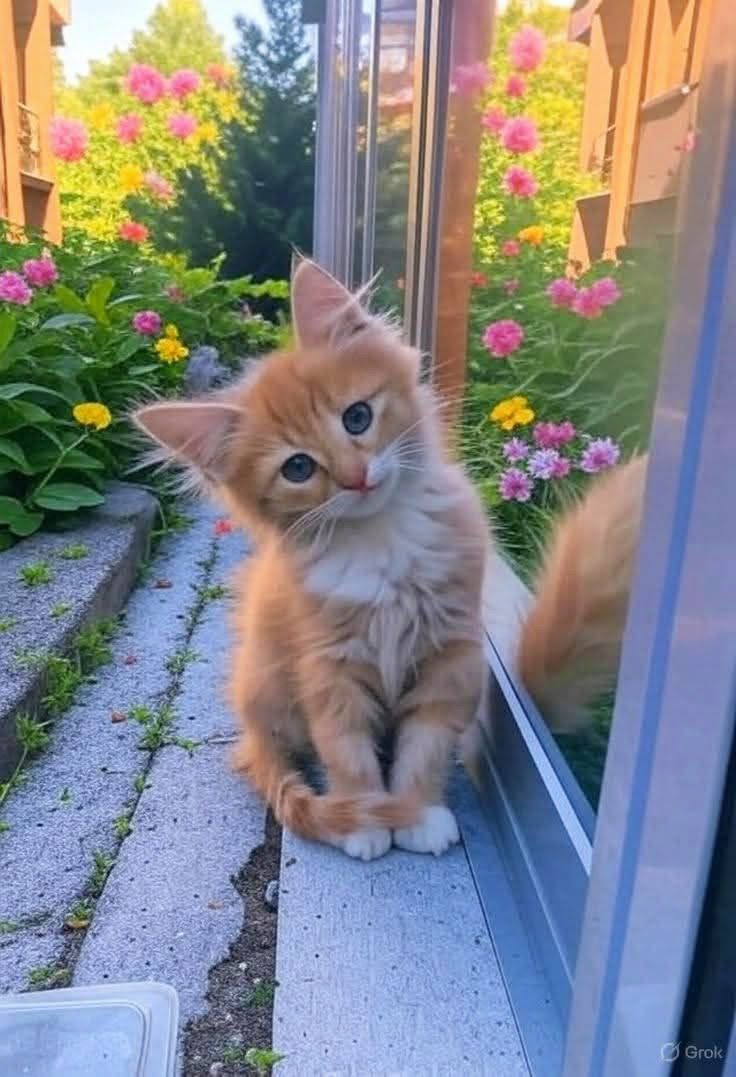
#> input picture Histogram Analysis/kucing.jpg, 736 x 1077 px, found by its file name
$ jupyter execute --allow-errors HistogramAnalysis.ipynb
#> lines starting #> are read from the running program, lines starting #| are printed output that depends on the picture; after the words box and inside, x2 and y2 are one past the last pixel; in counts of white or black regions, pixels touching at a corner belong together
[cell 1]
from google.colab import drive
import cv2
import numpy as np
from matplotlib import pyplot as plt

[cell 2]
from google.colab import drive
drive.mount('/content/drive')

path = '/content/drive/My Drive/pcdpunya/kucing.jpg'

[cell 3]
i = cv2.imread(path)
#> i is the input picture: shape (1077, 736, 3); mean B, G, R 135, 131.9, 130.8
i = cv2.cvtColor(i, cv2.COLOR_BGR2RGB)

[cell 4]
plt.imshow(i)
plt.axis('off')
plt.show()

[cell 5]
gs = cv2.cvtColor(i, cv2.COLOR_RGB2GRAY)
plt.imshow(gs, cmap='gray')
plt.axis('off')
plt.show()

[cell 6]
_, bn = cv2.threshold(gs, 127, 255, cv2.THRESH_BINARY)
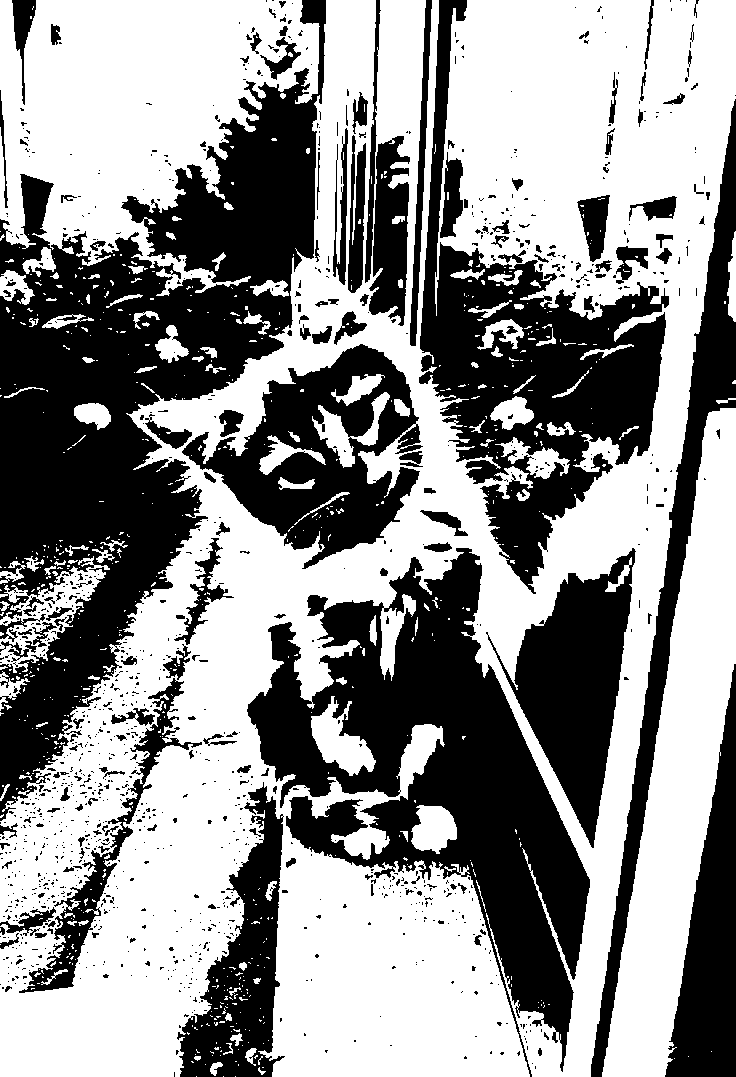
#> bn: shape (1077, 736); 56.7% white; 1178 black regions (1013 under 20 px), largest, box (x1, y1, x2, y2) and area: (0, 0, 326, 821) 100674, (247, 548, 590, 1077) 67808, (419, 0, 669, 594) 45357
plt.imshow(bn, cmap='gray')
plt.axis('off')
plt.show()

[cell 7]
r = cv2.calcHist([i], [0], None, [256], [0, 256])
#> r = 256 values, max 8680 at index 127, min 451 at index 1, mean 3096.4
g = cv2.calcHist([i], [1], None, [256], [0, 256])
#> g = 256 values, max 10085 at index 125, min 0 at index 1, mean 3096.4
b = cv2.calcHist([i], [2], None, [256], [0, 256])
#> b = 256 values, max 5022 at index 195, min 176 at index 1, mean 3096.4

plt.plot(r, color='red')
plt.plot(g, color='green')
plt.plot(b, color='blue')
plt.xlim([0, 256])
plt.title('Histogram RGB')
#> figure, not shown here; curve peaks at x = 127, y = 8680; curve peaks at x = 125, y = 10085; curve peaks at x = 195, y = 5022

[cell 8]
plt.hist(gs.ravel(), 256, [0, 256], color='gray')
plt.title('Histogram Grayscale')
#> figure, not shown here; tallest bar 9839 high, from x = 132 to 133

#> (a cell that did not finish here is left out)

[cell 10]
red = i[:, :, 0]
green = i[:, :, 1]
blue = i[:, :, 2]
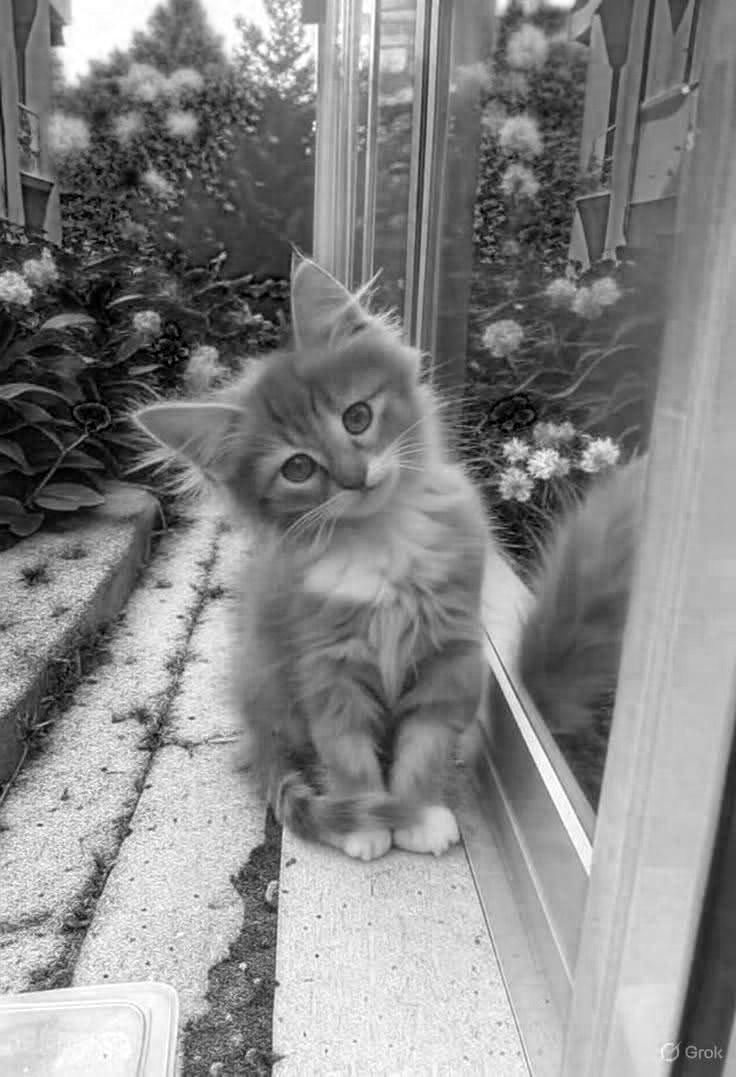
#> blue: shape (1077, 736); min 0, max 255, mean 135

merah = np.zeros_like(i)
hijau = np.zeros_like(i)
biru = np.zeros_like(i)

merah[:, :, 0] = red
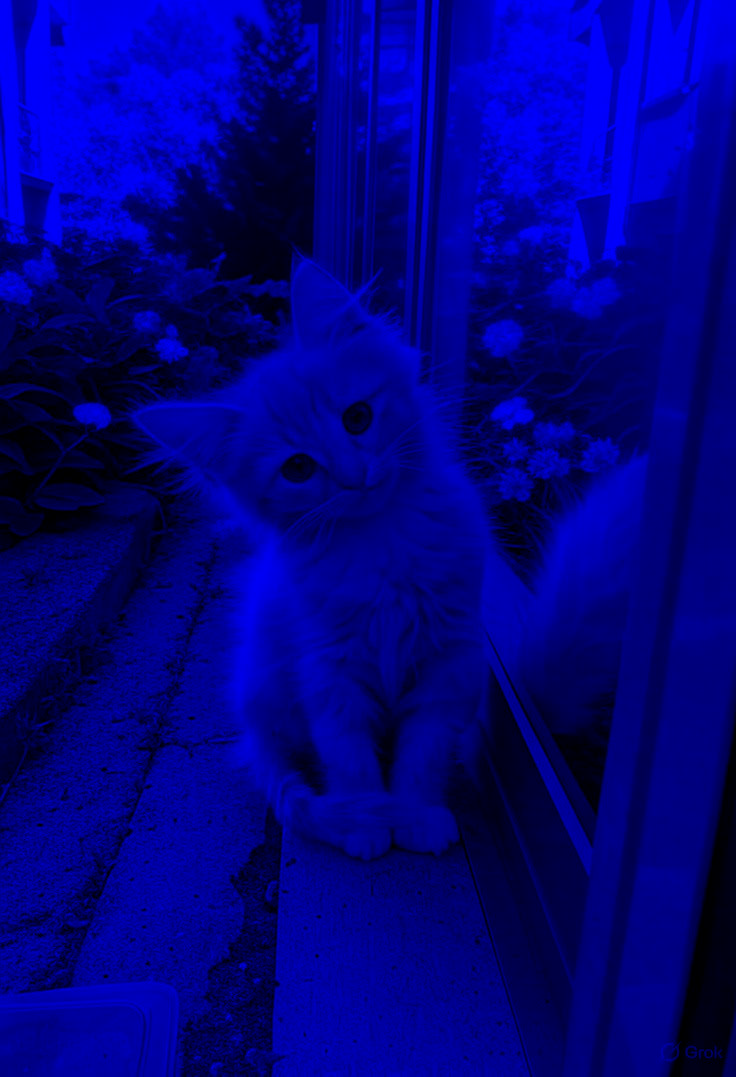
#> merah: shape (1077, 736, 3); mean of channels 0, 1, 2 130.8, 0, 0; drawn as B, G, R
hijau[:, :, 1] = green
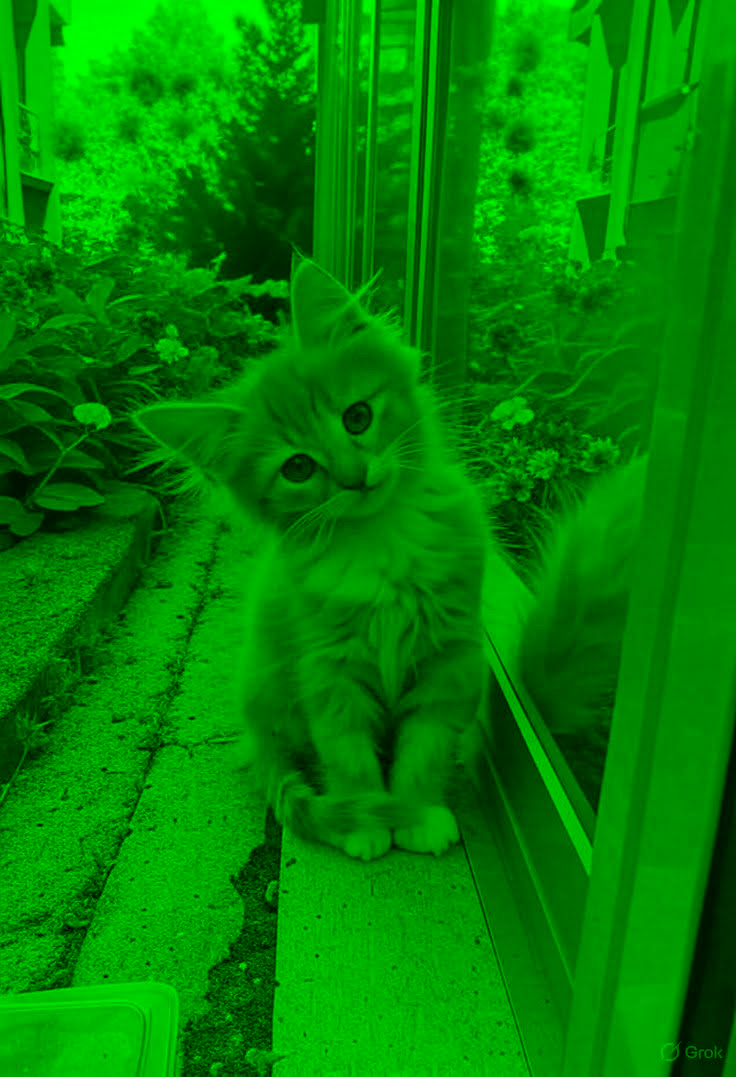
#> hijau: shape (1077, 736, 3); mean of channels 0, 1, 2 0, 131.9, 0; drawn as B, G, R
biru[:, :, 2] = blue
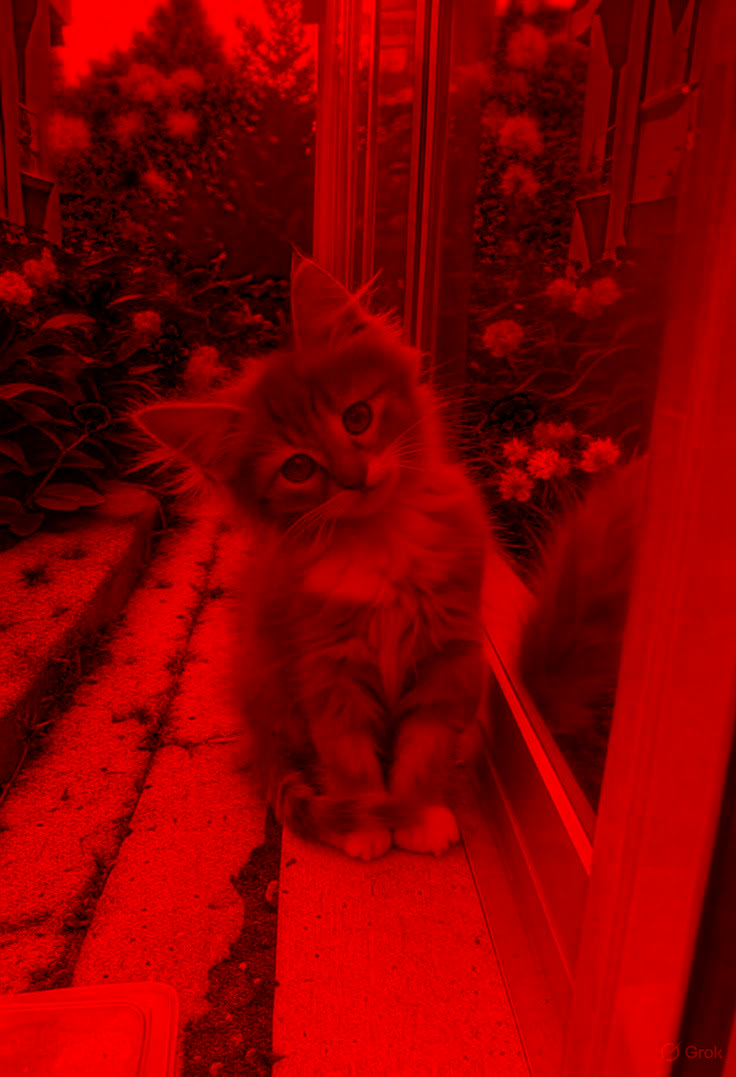
#> biru: shape (1077, 736, 3); mean of channels 0, 1, 2 0, 0, 135; drawn as B, G, R

[cell 11]
plt.imshow(merah)
plt.title('Kanal Merah')
plt.axis('off')

[cell 12]
plt.hist(red.ravel(), 256, [0, 256], color='red')
plt.title('Histogram Kanal Merah')
#> figure, not shown here; tallest bar 8680 high, from x = 127 to 128

[cell 13]
plt.imshow(hijau)
plt.title('Kanal Hijau')
plt.axis('off')

[cell 14]
plt.hist(green.ravel(), 256, [0, 256], color='green')
plt.title('Histogram Kanal Hijau')
#> figure, not shown here; tallest bar 10085 high, from x = 125 to 126

[cell 15]
plt.imshow(biru)
plt.title('Kanal Biru')
plt.axis('off')

[cell 16]
plt.hist(blue.ravel(), 256, [0, 256], color='blue')
plt.title('Histogram Kanal Biru')
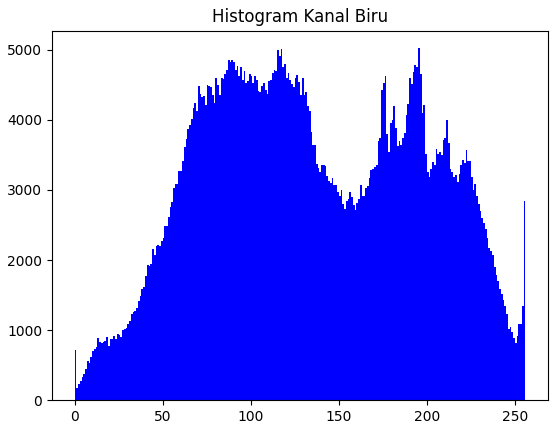
#> figure drawn by matplotlib, 1 panel; tallest bar 5022 high, from x = 195 to 196
